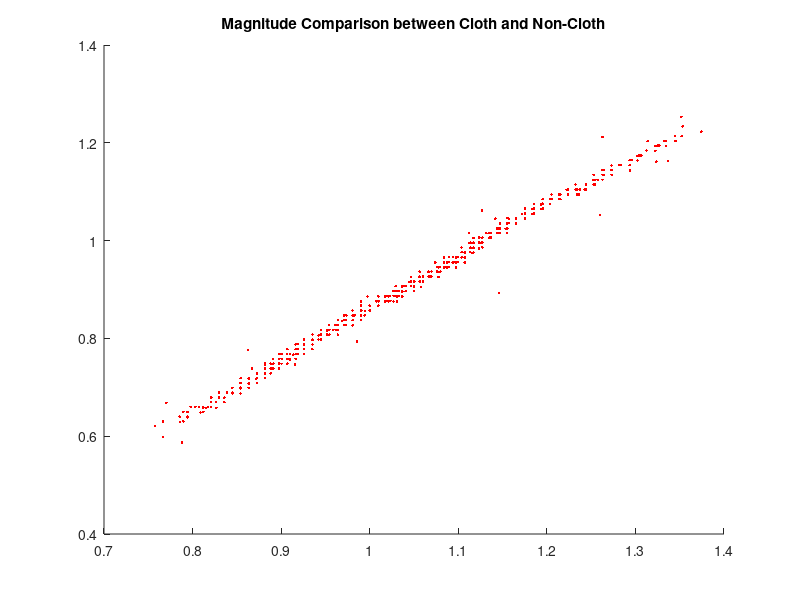

Source code (MATLAB): (Note: this script raises an error after producing the figure.)
% A Matlab function that plots the magnitude of the data 
% For both cloth and box values and compares them. It does
% this for one file. 

data = csvread('data.csv'); %Name of CSV File
     new0X = (data(:, 1)*1.0365) + 0.248;       % Calibration X
     new0Y = (data(:, 2)*1.0299) + (-0.3329);   % Calibration Y
     new0Z = (data(:, 3)*1.0777) + (-0.1462);   % Calibration Z
data_0cm = [new0X, new0Y, new0Z];
    MVectorCloth = sqrt(sum((data_0cm(:, 1:3)').^2,1));
    MVectorBox = sqrt(sum((data(:, 4:6)').^2,1));

% data1 = csvread('2cm/2cmA5.csv');
%      new2X = (data1(:, 1)*1.0365) + 0.248;
%      new2Y = (data1(:, 2)*1.0299) + (-0.3329);
%      new2Z = (data1(:, 3)*1.0777) + (-0.1462);
% data_2cm = [new2X, new2Y, new2Z];
%     MVectorCloth1 = sqrt(sum((data_2cm(:, 1:3)').^2,1));
%     MVectorBox1 = sqrt(sum((data1(:, 4:6)').^2,1));% 

% data2 = csvread('4cm/4cmA5.csv');
%      new4X = (data2(:, 1)*1.0365) + 0.248;
%      new4Y = (data2(:, 2)*1.0299) + (-0.3329);
%      new4Z = (data2(:, 3)*1.0777) + (-0.1462);
% data_4cm = [new4X, new4Y, new4Z];
%     MVectorCloth2 = sqrt(sum((data_4cm(:, 1:3)').^2,1));
%     MVectorBox2 = sqrt(sum((data2(:, 4:6)').^2,1));


%Magnitude Comparison
Magnitude_Comparison_3 = figure('visible','on');  
hold all;
    title('Magnitude Comparison between Cloth and Non-Cloth',... 
    'FontWeight','bold');
    scatter(MVectorCloth,MVectorBox, 'r', '.');
   % scatter(MVectorCloth1,MVectorBox1, 'g', '.');
   % scatter(MVectorCloth2,MVectorBox2, 'b', '.');
    lsline;
hold off
xlabel('G')
ylabel('G')
saveas(Magnitude_Comparison_3,'Magnitude_Comparison_3','fig') % Saves the file

